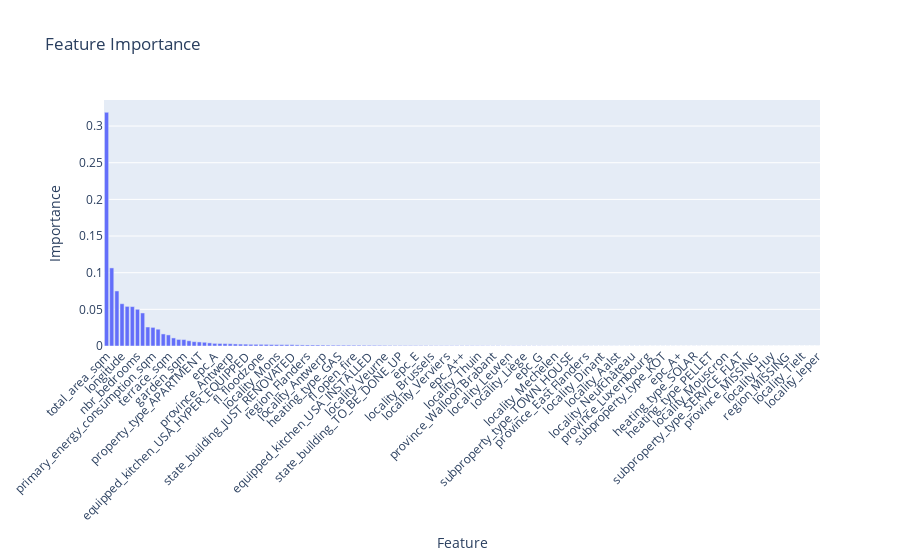

Notebook code cell kept with this figure:
### Code cell
import plotly.graph_objects as go

# Prepare the data for Plotly
importances_sorted = importances[indices]
names_sorted = [transformed_feature_names[i] for i in indices]

# Create a Plotly figure
fig = go.Figure()

# Add a bar chart to the figure
fig.add_trace(go.Bar(x=names_sorted, y=importances_sorted))

# Customize the layout
fig.update_layout(
    title="Feature Importance",
    xaxis_title="Feature",
    yaxis_title="Importance",
    xaxis={'categoryorder':'total descending'},  # This orders the bars based on their y-value (importance)
    xaxis_tickangle=-45  # Rotate labels for better readability
)

# Show the figure
fig.show()

### Figure 1 — Plotly figure (JSON) as saved in the notebook; plotly's stock layout.template omitted (floating-point values rounded to 4 significant figures; data arrays with more than 128 entries replaced by an {"elided": "..."} marker saying what was removed)
{"data": [{"type": "bar", "x": {"elided": "139 str values"}, "y": {"elided": "139 float values"}}], "layout": {"title": {"text": "Feature Importance"}, "xaxis": {"categoryorder": "total descending", "tickangle": -45, "title": {"text": "Feature"}}, "yaxis": {"title": {"text": "Importance"}}}}
